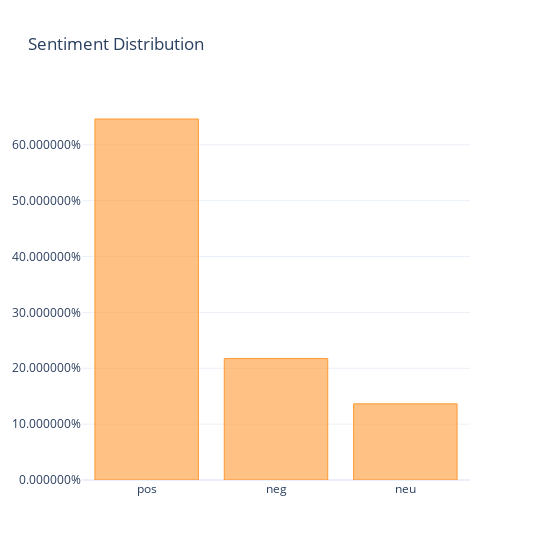

This figure's notebook cell:
### Markdown cell above
#### Sentiment overall Distribution

### Code cell
(reviews_big['sentiment']
 .value_counts(normalize=True)
 .iplot(kind='bar',
        layout=dict(title='Sentiment Distribution', width=550,
                    yaxis=dict(tickformat='%'))))

### Figure 1 — Plotly figure (JSON) as saved in the notebook; plotly's stock layout.template omitted (floating-point values rounded to 4 significant figures)
{"data": [{"marker": {"color": "rgba(255, 153, 51, 0.6)", "line": {"color": "rgba(255, 153, 51, 1.0)", "width": 1}}, "name": "sentiment", "orientation": "v", "text": "", "type": "bar", "x": ["pos", "neg", "neu"], "y": [0.6462, 0.2175, 0.1363]}], "layout": {"title": {"text": "Sentiment Distribution"}, "width": 550, "yaxis": {"tickformat": "%"}}}
